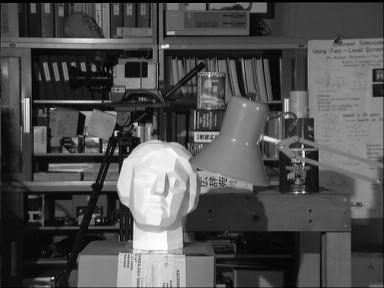
//> input picture myTest/data/30012714_1.jpg, 384 x 288 px
$ ./DP data/30012714_1.jpg data/30012714_2.jpg   (built with g++ and OpenCV 4)
//> lines starting //> are read from the running program, lines starting //| are printed output that depends on the picture
/*************************************************************************
    > File Name: DP.cpp
    > Author: ll.pan
    > Mail: ll.pan931204@gmail.com
    > Created Time: 2017年06月17日 星期六 13时39分16秒
 ************************************************************************/

#include <cstdio>
#include <cstring>
#include <iostream>
#include <opencv2/core/core.hpp>
#include <opencv2/highgui/highgui.hpp>
#include <cmath>

using namespace std;
using namespace cv;
const int Width =  1024;
const int Height = 1024;
int Ddynamic[Width][Width];

int main(int argc,char** argv)
{
    /*Half of the window size for the census transform*/
    int hWin = 11;
    int compareLength = (2*hWin+1)*(2*hWin+1);

    cout<<"hWin: "<<hWin<<";  "<<"compare length:  "<<compareLength<<endl;
    cout<<"belief propagation test"<<endl;

    Mat leftImage = imread(argv[1],0);
//> leftImage is the input picture: 288 rows x 384 cols, CV_8UC1; min 0, max 255, mean 80.4
    Mat rightImage = imread(argv[2],0);
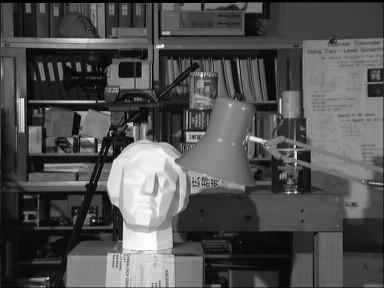
//> input picture myTest/data/30012714_2.jpg, 384 x 288 px
//> rightImage is the input picture: 288 rows x 384 cols, CV_8UC1; min 0, max 255, mean 80.9

    int imageWidth = leftImage.cols;
//> imageWidth = 384
    int imageHeight =leftImage.rows;
//> imageHeight = 288

    Mat DPImage;
    DPImage.create(leftImage.rows,leftImage.cols,leftImage.type());
    Mat MatchLevelImage;
    MatchLevelImage.create(leftImage.rows,leftImage.cols,leftImage.type());

    unsigned char * pPixel = NULL;
    unsigned char  pixel;
    for (int i = 0; i< imageHeight;i++)
    {
        for (int j =0; j < imageWidth;j++ )
        {
            pPixel = (unsigned char *)DPImage.data + i*DPImage.cols + j;
            *pPixel = 0;
        }
    }
//> DPImage: 288 rows x 384 cols, CV_8UC1; every value is 0

    int minDBounds = 0;
    int maxDBounds = 31;

    imshow("Left",leftImage);
    imshow("Right",rightImage);

    int minD = 0;
    int maxD = 31;
    //????????????????????????????
    int max12Diff = 10;

    for (int i = 0;i < imageWidth;i++)
    {
        Ddynamic[0][i] = 0;
        Ddynamic[i][0] = 0;
    }

    unsigned char * pLeftPixel  = NULL;
    unsigned char * pRightPixel = NULL;
    unsigned char leftPixel = 0;
    unsigned char rightPixel =0;
    int m,n,l;

    for (int i = 0 ; i < imageHeight;i++)
    {
        for (int j = 0; j<imageWidth;j++)
        {
            for (int k = j + minD; k <= j + maxD;k++)
            {
                if (k <0 || k >= imageWidth)
                {
                   Ddynamic[j + 1][k + 1] = 0;
                }else {
                    pLeftPixel = (unsigned char*)leftImage.data + i*leftImage.cols + k;
                    pRightPixel= (unsigned char*)rightImage.data+i*rightImage.cols + j;
                    leftPixel  = *pLeftPixel;
                    rightPixel = *pRightPixel;

                    if (abs(leftPixel - rightPixel) <= max12Diff)
                    {
                        Ddynamic[j + 1][k + 1] = Ddynamic[j][k] +1;
                    }else if (Ddynamic[j][k+1] > Ddynamic[j+1][k])
                    {
                        Ddynamic[j + 1][k + 1] = Ddynamic[j][k+1];
                    }else{
                        Ddynamic[j+1][k+1] = Ddynamic[j+1][k];
                    }
                }
            }
        }
        // Reverse search to find the best path
         m = imageWidth;
         n = imageWidth;
         l = Ddynamic[imageWidth][imageWidth];
        while( l>0 )
        {
            if (Ddynamic[m][n] == Ddynamic[m-1][n])
                m--;
            else if (Ddynamic[m][n] == Ddynamic[m][n-1])
                n--;
            else
            {
                //s[--l]=a[i-1];
                pPixel = (unsigned char *)DPImage.data + i*DPImage.cols + m;
                *pPixel = (n-m)*8;
                l--;
                m--;
                n--;
            }
        }
}
//> this loop made 288 passes
//> (leftPixel, rightPixel) on passes 1 to 3: (2, 2), (0, 0), (15, 14)
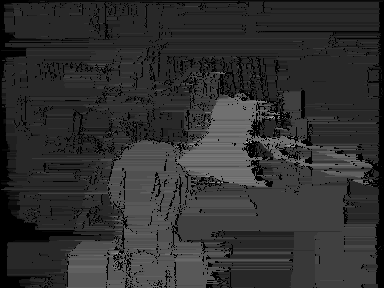
//> DPImage: 288 rows x 384 cols, CV_8UC1; min 0, max 192, mean 48.2
//> after the loop, leftPixel = 25; rightPixel = 24; m = 0; n = 0; l = 0
    imwrite("depth.jpg",DPImage);
   // waitKey(0);
    return 0;
}
